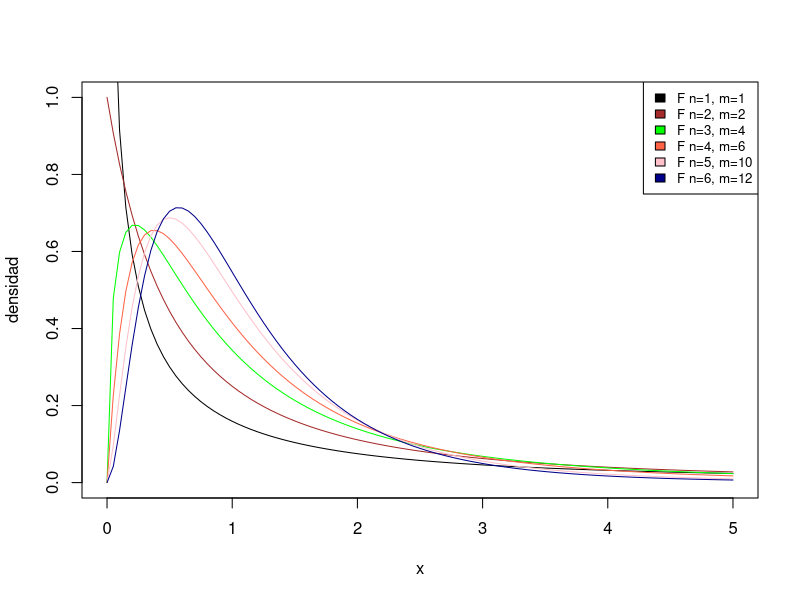

Write R code to recreate this figure.
## ---- chunk 1
curve(df(x, df1=1, df2=1), xlim = c(0, 5), ylim = c(0, 1),
      col = "black", ylab = "densidad", xlab = "x")
legend("topright",  legend = c("F n=1, m=1", "F n=2, m=2",
                              "F n=3, m=4", "F n=4, m=6",
                              "F n=5, m=10", "F n=6, m=12"),
       fill = c("black", "brown", "green", "tomato", 
                "pink", "darkblue"),cex = 0.8)
                curve(df(x, df1 = 2, df2=2), col = "brown", add = TRUE)
curve(df(x, df1 = 3, df2=4), col = "green", add = TRUE)
curve(df(x, df1 = 4, df2=6), col = "tomato", add = TRUE)
curve(df(x, df1 = 5, df2=10), col = "pink", add = TRUE)
curve(df(x, df1 = 6, df2=12), col = "darkblue", add = TRUE)
